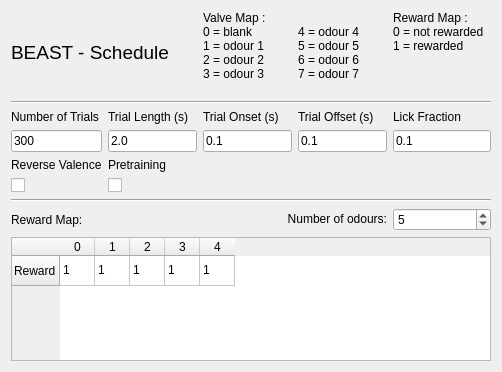
<?xml version="1.0" encoding="UTF-8"?>
<ui version="4.0">
 <class>Form</class>
 <widget class="QWidget" name="Form">
  <property name="geometry">
   <rect>
    <x>0</x>
    <y>0</y>
    <width>502</width>
    <height>372</height>
   </rect>
  </property>
  <property name="windowTitle">
   <string>Form</string>
  </property>
  <layout class="QGridLayout" name="gridLayout">
   <item row="4" column="4" colspan="2">
    <widget class="QLabel" name="label_5">
     <property name="text">
      <string>Trial Onset (s)</string>
     </property>
    </widget>
   </item>
   <item row="1" column="8" alignment="Qt::AlignTop">
    <widget class="QLabel" name="label_11">
     <property name="text">
      <string>&lt;html&gt;&lt;head/&gt;&lt;body&gt;&lt;p&gt;Reward Map : &lt;br/&gt;0 = not rewarded&lt;br/&gt;1 = rewarded&lt;/p&gt;&lt;/body&gt;&lt;/html&gt;</string>
     </property>
    </widget>
   </item>
   <item row="11" column="0" colspan="2">
    <widget class="QLabel" name="label_7">
     <property name="text">
      <string>Reward Map:</string>
     </property>
    </widget>
   </item>
   <item row="3" column="0" colspan="9">
    <widget class="Line" name="line">
     <property name="orientation">
      <enum>Qt::Horizontal</enum>
     </property>
    </widget>
   </item>
   <item row="10" column="0" colspan="9">
    <widget class="Line" name="line_2">
     <property name="orientation">
      <enum>Qt::Horizontal</enum>
     </property>
    </widget>
   </item>
   <item row="9" column="2" colspan="2">
    <widget class="QCheckBox" name="pretrainingCheck">
     <property name="text">
      <string/>
     </property>
    </widget>
   </item>
   <item row="8" column="2" colspan="2">
    <widget class="QLabel" name="label_9">
     <property name="text">
      <string>Pretraining</string>
     </property>
    </widget>
   </item>
   <item row="4" column="0" colspan="2">
    <widget class="QLabel" name="label_3">
     <property name="text">
      <string>Number of Trials</string>
     </property>
    </widget>
   </item>
   <item row="4" column="2" colspan="2">
    <widget class="QLabel" name="label_4">
     <property name="text">
      <string>Trial Length (s)</string>
     </property>
    </widget>
   </item>
   <item row="7" column="6" colspan="2">
    <widget class="QLineEdit" name="trialOffsetEdit">
     <property name="text">
      <string>0.1</string>
     </property>
    </widget>
   </item>
   <item row="4" column="6" colspan="2">
    <widget class="QLabel" name="label_6">
     <property name="text">
      <string>Trial Offset (s)</string>
     </property>
    </widget>
   </item>
   <item row="7" column="0" colspan="2">
    <widget class="QLineEdit" name="nTrialsEdit">
     <property name="text">
      <string>300</string>
     </property>
    </widget>
   </item>
   <item row="7" column="2" colspan="2">
    <widget class="QLineEdit" name="trialLengthEdit">
     <property name="text">
      <string>2.0</string>
     </property>
    </widget>
   </item>
   <item row="11" column="8">
    <widget class="QSpinBox" name="nValveSpin">
     <property name="value">
      <number>5</number>
     </property>
    </widget>
   </item>
   <item row="11" column="5" colspan="3">
    <widget class="QLabel" name="label_12">
     <property name="text">
      <string>&lt;html&gt;&lt;head/&gt;&lt;body&gt;&lt;p align=&quot;right&quot;&gt;Number of odours:&lt;/p&gt;&lt;/body&gt;&lt;/html&gt;</string>
     </property>
    </widget>
   </item>
   <item row="12" column="0" colspan="9">
    <widget class="QTableWidget" name="rewardMapTable">
     <property name="toolTip">
      <string>&lt;html&gt;&lt;head/&gt;&lt;body&gt;&lt;p&gt;the columns represent the odours&lt;/p&gt;&lt;/body&gt;&lt;/html&gt;</string>
     </property>
     <property name="toolTipDuration">
      <number>-1</number>
     </property>
     <property name="columnCount">
      <number>5</number>
     </property>
     <attribute name="horizontalHeaderCascadingSectionResizes">
      <bool>false</bool>
     </attribute>
     <attribute name="horizontalHeaderDefaultSectionSize">
      <number>35</number>
     </attribute>
     <attribute name="horizontalHeaderStretchLastSection">
      <bool>false</bool>
     </attribute>
     <row>
      <property name="text">
       <string>Reward</string>
      </property>
     </row>
     <column>
      <property name="text">
       <string>0</string>
      </property>
     </column>
     <column>
      <property name="text">
       <string>1</string>
      </property>
     </column>
     <column>
      <property name="text">
       <string>2</string>
      </property>
     </column>
     <column>
      <property name="text">
       <string>3</string>
      </property>
     </column>
     <column>
      <property name="text">
       <string>4</string>
      </property>
     </column>
     <item row="0" column="0">
      <property name="text">
       <string>1</string>
      </property>
     </item>
     <item row="0" column="1">
      <property name="text">
       <string>1</string>
      </property>
     </item>
     <item row="0" column="2">
      <property name="text">
       <string>1</string>
      </property>
     </item>
     <item row="0" column="3">
      <property name="text">
       <string>1</string>
      </property>
     </item>
     <item row="0" column="4">
      <property name="text">
       <string>1</string>
      </property>
     </item>
    </widget>
   </item>
   <item row="1" column="0" colspan="4">
    <widget class="QLabel" name="label">
     <property name="text">
      <string>&lt;html&gt;&lt;head/&gt;&lt;body&gt;&lt;p&gt;&lt;span style=&quot; font-size:14pt;&quot;&gt;BEAST - Schedule&lt;/span&gt;&lt;/p&gt;&lt;/body&gt;&lt;/html&gt;</string>
     </property>
    </widget>
   </item>
   <item row="1" column="4" colspan="2">
    <widget class="QLabel" name="label_2">
     <property name="text">
      <string>&lt;html&gt;&lt;head/&gt;&lt;body&gt;&lt;p&gt;Valve Map : &lt;br/&gt;0 = blank &lt;br/&gt;1 = odour 1 &lt;br/&gt;2 = odour 2&lt;br/&gt;3 = odour 3 &lt;br/&gt;&lt;/p&gt;&lt;/body&gt;&lt;/html&gt;</string>
     </property>
    </widget>
   </item>
   <item row="1" column="6" colspan="2" alignment="Qt::AlignTop">
    <widget class="QLabel" name="label_15">
     <property name="text">
      <string>
4 = odour 4
5 = odour 5
6 = odour 6
7 = odour 7</string>
     </property>
    </widget>
   </item>
   <item row="9" column="0" colspan="2">
    <widget class="QCheckBox" name="reverseValenceCheck">
     <property name="text">
      <string/>
     </property>
    </widget>
   </item>
   <item row="7" column="4" colspan="2">
    <widget class="QLineEdit" name="trialOnsetEdit">
     <property name="text">
      <string>0.1</string>
     </property>
    </widget>
   </item>
   <item row="8" column="0" colspan="2">
    <widget class="QLabel" name="label_8">
     <property name="text">
      <string>Reverse Valence</string>
     </property>
    </widget>
   </item>
   <item row="7" column="8">
    <widget class="QLineEdit" name="lickFractionEdit">
     <property name="text">
      <string>0.1</string>
     </property>
    </widget>
   </item>
   <item row="4" column="8">
    <widget class="QLabel" name="label_10">
     <property name="text">
      <string>Lick Fraction</string>
     </property>
    </widget>
   </item>
  </layout>
 </widget>
 <resources/>
 <connections/>
</ui>
